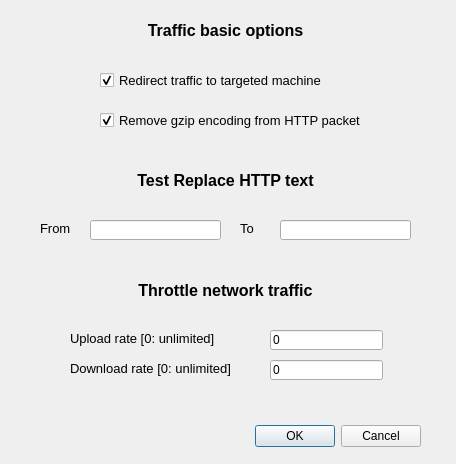
<?xml version="1.0" encoding="UTF-8"?>
<ui version="4.0">
 <class>Dialog</class>
 <widget class="QDialog" name="Dialog">
  <property name="geometry">
   <rect>
    <x>0</x>
    <y>0</y>
    <width>456</width>
    <height>464</height>
   </rect>
  </property>
  <property name="windowTitle">
   <string>Dialog</string>
  </property>
  <widget class="QDialogButtonBox" name="buttonBox">
   <property name="geometry">
    <rect>
     <x>210</x>
     <y>420</y>
     <width>211</width>
     <height>32</height>
    </rect>
   </property>
   <property name="orientation">
    <enum>Qt::Horizontal</enum>
   </property>
   <property name="standardButtons">
    <set>QDialogButtonBox::Cancel|QDialogButtonBox::Ok</set>
   </property>
  </widget>
  <widget class="QCheckBox" name="cb_redirect_traffic">
   <property name="geometry">
    <rect>
     <x>100</x>
     <y>70</y>
     <width>291</width>
     <height>20</height>
    </rect>
   </property>
   <property name="font">
    <font>
     <pointsize>10</pointsize>
    </font>
   </property>
   <property name="autoFillBackground">
    <bool>false</bool>
   </property>
   <property name="text">
    <string>Redirect traffic to targeted machine</string>
   </property>
   <property name="checked">
    <bool>true</bool>
   </property>
  </widget>
  <widget class="QCheckBox" name="cb_remove_gzip">
   <property name="geometry">
    <rect>
     <x>100</x>
     <y>110</y>
     <width>291</width>
     <height>20</height>
    </rect>
   </property>
   <property name="font">
    <font>
     <pointsize>10</pointsize>
    </font>
   </property>
   <property name="text">
    <string>Remove gzip encoding from HTTP packet</string>
   </property>
   <property name="checked">
    <bool>true</bool>
   </property>
  </widget>
  <widget class="QLineEdit" name="le_upload_rate">
   <property name="geometry">
    <rect>
     <x>270</x>
     <y>330</y>
     <width>113</width>
     <height>20</height>
    </rect>
   </property>
   <property name="text">
    <string>0</string>
   </property>
  </widget>
  <widget class="QLabel" name="label">
   <property name="geometry">
    <rect>
     <x>70</x>
     <y>330</y>
     <width>151</width>
     <height>16</height>
    </rect>
   </property>
   <property name="font">
    <font>
     <pointsize>10</pointsize>
    </font>
   </property>
   <property name="text">
    <string>Upload rate [0: unlimited]</string>
   </property>
  </widget>
  <widget class="QLineEdit" name="lineEdit_2">
   <property name="geometry">
    <rect>
     <x>550</x>
     <y>340</y>
     <width>113</width>
     <height>20</height>
    </rect>
   </property>
  </widget>
  <widget class="QLabel" name="label_2">
   <property name="geometry">
    <rect>
     <x>70</x>
     <y>360</y>
     <width>171</width>
     <height>16</height>
    </rect>
   </property>
   <property name="font">
    <font>
     <pointsize>10</pointsize>
    </font>
   </property>
   <property name="text">
    <string>Download rate [0: unlimited]</string>
   </property>
  </widget>
  <widget class="QLineEdit" name="le_download_rate">
   <property name="geometry">
    <rect>
     <x>270</x>
     <y>360</y>
     <width>113</width>
     <height>20</height>
    </rect>
   </property>
   <property name="text">
    <string>0</string>
   </property>
  </widget>
  <widget class="QLabel" name="label_3">
   <property name="geometry">
    <rect>
     <x>60</x>
     <y>270</y>
     <width>331</width>
     <height>41</height>
    </rect>
   </property>
   <property name="font">
    <font>
     <pointsize>12</pointsize>
     <weight>75</weight>
     <bold>true</bold>
    </font>
   </property>
   <property name="text">
    <string>Throttle network traffic</string>
   </property>
   <property name="alignment">
    <set>Qt::AlignCenter</set>
   </property>
  </widget>
  <widget class="QLabel" name="label_4">
   <property name="geometry">
    <rect>
     <x>60</x>
     <y>10</y>
     <width>331</width>
     <height>41</height>
    </rect>
   </property>
   <property name="font">
    <font>
     <pointsize>12</pointsize>
     <weight>75</weight>
     <bold>true</bold>
    </font>
   </property>
   <property name="text">
    <string>Traffic basic options</string>
   </property>
   <property name="alignment">
    <set>Qt::AlignCenter</set>
   </property>
  </widget>
  <widget class="QLabel" name="label_5">
   <property name="geometry">
    <rect>
     <x>60</x>
     <y>160</y>
     <width>331</width>
     <height>41</height>
    </rect>
   </property>
   <property name="font">
    <font>
     <pointsize>12</pointsize>
     <weight>75</weight>
     <bold>true</bold>
    </font>
   </property>
   <property name="text">
    <string>Test Replace HTTP text</string>
   </property>
   <property name="alignment">
    <set>Qt::AlignCenter</set>
   </property>
  </widget>
  <widget class="QLabel" name="label_6">
   <property name="geometry">
    <rect>
     <x>40</x>
     <y>220</y>
     <width>41</width>
     <height>16</height>
    </rect>
   </property>
   <property name="font">
    <font>
     <pointsize>10</pointsize>
    </font>
   </property>
   <property name="text">
    <string>From</string>
   </property>
  </widget>
  <widget class="QLabel" name="label_7">
   <property name="geometry">
    <rect>
     <x>240</x>
     <y>220</y>
     <width>21</width>
     <height>16</height>
    </rect>
   </property>
   <property name="font">
    <font>
     <pointsize>10</pointsize>
    </font>
   </property>
   <property name="text">
    <string>To</string>
   </property>
  </widget>
  <widget class="QLineEdit" name="le_replace_from">
   <property name="geometry">
    <rect>
     <x>90</x>
     <y>220</y>
     <width>131</width>
     <height>20</height>
    </rect>
   </property>
  </widget>
  <widget class="QLineEdit" name="le_replace_to">
   <property name="geometry">
    <rect>
     <x>280</x>
     <y>220</y>
     <width>131</width>
     <height>20</height>
    </rect>
   </property>
  </widget>
 </widget>
 <resources/>
 <connections>
  <connection>
   <sender>buttonBox</sender>
   <signal>accepted()</signal>
   <receiver>Dialog</receiver>
   <slot>accept()</slot>
   <hints>
    <hint type="sourcelabel">
     <x>248</x>
     <y>254</y>
    </hint>
    <hint type="destinationlabel">
     <x>157</x>
     <y>274</y>
    </hint>
   </hints>
  </connection>
  <connection>
   <sender>buttonBox</sender>
   <signal>rejected()</signal>
   <receiver>Dialog</receiver>
   <slot>reject()</slot>
   <hints>
    <hint type="sourcelabel">
     <x>316</x>
     <y>260</y>
    </hint>
    <hint type="destinationlabel">
     <x>286</x>
     <y>274</y>
    </hint>
   </hints>
  </connection>
 </connections>
</ui>
